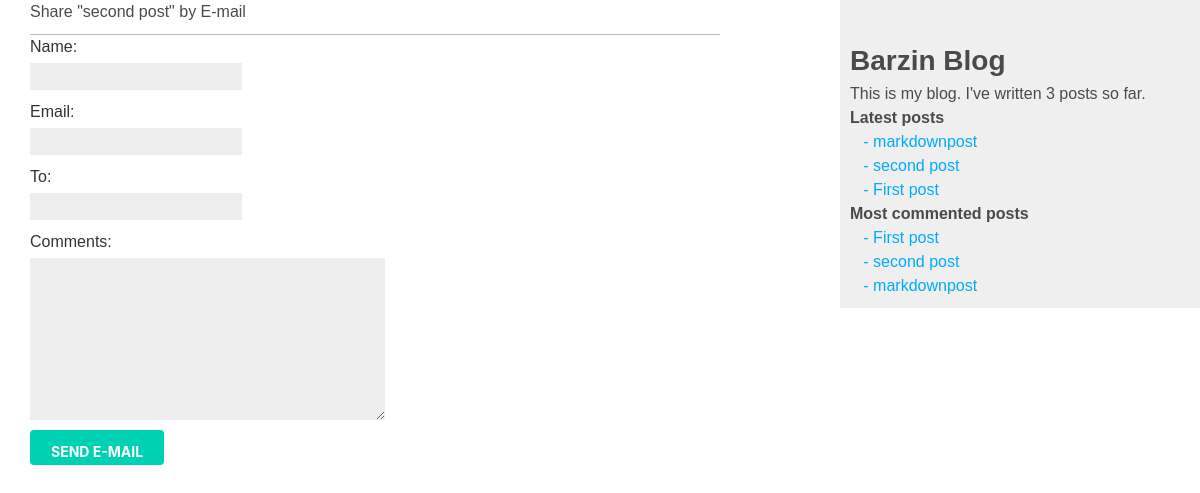
/blog/share/2/, run on the app's committed database.
### blog/models.py (models this page shows, shortened)
class Post(models.Model):
    tags = TaggableManager()
    objects = models.Manager()
    published = PublishedManager()
    class Status(models.TextChoices):
        DRAFT = 'DF','Draft'
        PUBLISHED = 'PB','Published'
    title = models.CharField(max_length=250)
    slug = models.SlugField(max_length=250,unique_for_date='publish')
    author = models.ForeignKey(User, on_delete=models.CASCADE,related_name="blog_posts")
    body = models.TextField()
    publish = models.DateTimeField(default=timezone.now)
    created = models.DateTimeField(auto_now_add=True)
    updated = models.DateTimeField(auto_now=True)
    status = models.CharField(max_length=2,choices=Status.choices,default=Status.DRAFT)
    class Meta:
        ordering = ['-publish']
        indexes = [
        models.Index(fields=['-publish']),
        ]
    def get_absolute_url(self):
        return reverse('blog:post_detail', args=[self.publish.year, self.publish.month, self.publish.day ,self.slug])

### blog/views.py (the view)
# urls.py: path('share/<int:post_id>/',post_share,name='post_share'),
def post_share(request,post_id):
    post = get_object_or_404(Post,id=post_id,status=Post.Status.PUBLISHED)
    sent = False
    if request.method == 'POST':
        form = EmailPostForm(request.POST)
        if form.is_valid():
            cd = form.cleaned_data
            post_url = request.build_absolute_uri(post.get_absolute_url())
            subject = f"{cd['name']} recommends you read : {post.title} "
            massage = f"Read {post.title} at {post_url} \n\n {cd['name']}\'s comments : {cd['comments']}"
            send_mail(subject,massage,'ahorabarzinprogram@gmail.com',[cd['to']])
            sent = True
    else:
        form = EmailPostForm()
    return render(request,'blog/post/share.html', { 'post':post , 'form':form , 'sent':sent })

### blog/forms.py
class EmailPostForm(forms.Form):
    name = forms.CharField(max_length=50)
    email= forms.EmailField()
    to = forms.EmailField()
    comments = forms.CharField(required=False,widget=forms.Textarea)

### blog/models.py (called while the page is built)
    def get_queryset(self):
        return super().get_queryset().filter(status=Post.Status.PUBLISHED)

### blog/templatetags/blog_tags.py (called while the page is built)
@register.simple_tag
def total_posts():
    return Post.published.count()

@register.inclusion_tag('blog/latest_posts.html')
def show_latest_posts(count=5):
    latest_posts = Post.published.order_by('-publish')[:count]
    return {'latest_posts': latest_posts}

@register.simple_tag()
def get_most_commented_posts(count=5):
    return Post.published.annotate(total_comments=Count('comments')).order_by('-total_comments')[:count]

### templates/blog/post/share.html (shortened to what this page needs)
{% extends 'blog/base.html' %}
{% block content%}
    {% if not sent %}
        <h1> Share "{{ post.title }}" by E-mail</h1>
        <form method="post">
            {{form.as_table}}
            <input type="submit" value="send E-mail" class="button is-primary">
        </form>
    {% else %}
        <h1>E-mail successfully sent</h1>
        <p>
            '{{ post.title }}' was successfully sent to {{ form.cleaned_data.to }} .
        </p>
    {% endif %}
{% endblock %}

### templates/blog/base.html (shortened to what this page needs)
{% load blog_tags %}
{% load static %}
<!DOCTYPE html>
<html>
<head>
    <link rel="stylesheet" href="https://cdn.jsdelivr.net/npm/bulma@0.9.4/css/bulma.min.css">
    <link rel="stylesheet" href="{% static 'css/blog/base.css' %}">
</head>
<body>
    <div id="content">
        {% block content %}
        {% endblock %}
    </div>
    <div id="sidebar">
        <h2 style="font-size: 28px;font-weight: 700;">Barzin Blog</h2>
        <p>
            This is my blog.
            I've written {% total_posts %} posts so far.
        </p>
        <p>
            <h3 style="font-weight: bold;">Latest posts</h3>
            {% show_latest_posts 3 %}
            <h3 style="font-weight: bold;">Most commented posts</h3>
            {%  get_most_commented_posts as most_commented_posts %}
            <ul>
                {% for post in most_commented_posts %}
                <li>
                    <a href="{{ post.get_absolute_url }}">&nbsp&nbsp&nbsp- {{ post.title }}</a>
                </li>
                {% endfor %}
            </ul>
        </p>
    </div>
</body>
</html>

### templates/blog/latest_posts.html
<ul>
    {% for post in latest_posts %}
        <li>
            <a href="{{ post.get_absolute_url }}">&nbsp&nbsp&nbsp- {{ post.title }}</a>
        </li>
    {% endfor %}
</ul>

### static/css/blog/base.css (style rules this page uses)
body { margin:0; padding:0; font-family:helvetica, sans-serif; }
a { color:#00abff; text-decoration:none; }
h1 { font-weight:normal; border-bottom:1px solid #bbb; padding:0 0 10px 0; }
h2 { font-weight:normal; margin:30px 0 0; }
#content { float:left; width:60%; padding:0 0 0 30px; }
#sidebar { float:right; width:30%; padding:10px; background:#efefef; height:100%; }
label { float:left; clear:both; color:#333; margin-bottom:4px; }
input, textarea { clear:both; float:left; margin:0 0 10px; background:#ededed; border:0; padding:6px 10px; font-size:12px; }
input[type=submit] { font-weight:bold; background:#00abff; color:#fff; padding:10px 20px; font-size:14px; text-transform:uppercase; }

### data on the page
Post: title "second post"
Post: title "markdownpost"
Post: title "First post"
